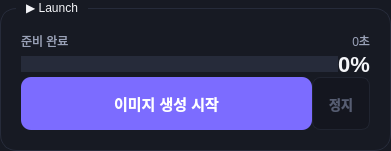
   <widget class="QGroupBox" name="executionPanel">
    <property name="geometry">
     <rect>
      <x>1000</x>
      <y>10</y>
      <width>391</width>
      <height>151</height>
     </rect>
    </property>
    <property name="styleSheet">
     <string notr="true">QGroupBox {
    background-color: #171a23;
    border: 1px solid #262b3a;
    border-radius: 16px;
    margin-top: 8px;
    padding: 16px 20px 20px 20px;
}
QGroupBox::title {
    subcontrol-origin: margin;
    left: 16px;
    padding: 0 8px;
    background-color: #171a23;
    color: #f4f5f8;
    font-size: 20px;
    font-weight: 600;
}</string>
    </property>
    <property name="title">
     <string>▶️ Launch</string>
    </property>
    <layout class="QVBoxLayout" name="executionLayout" stretch="0,1,2">
     <property name="spacing">
      <number>0</number>
     </property>
     <property name="leftMargin">
      <number>0</number>
     </property>
     <property name="topMargin">
      <number>6</number>
     </property>
     <property name="rightMargin">
      <number>0</number>
     </property>
     <property name="bottomMargin">
      <number>0</number>
     </property>
     <item>
      <layout class="QHBoxLayout" name="progressStatusLayout">
       <item>
        <widget class="QLabel" name="progressStatusLabel">
         <property name="styleSheet">
          <string notr="true">background-color: transparent;
color: #9aa2b8;
font-size: 12px;</string>
         </property>
         <property name="text">
          <string>준비 완료</string>
         </property>
        </widget>
       </item>
       <item>
        <spacer name="progressStatusSpacer">
         <property name="orientation">
          <enum>Qt::Orientation::Horizontal</enum>
         </property>
         <property name="sizeHint" stdset="0">
          <size>
           <width>40</width>
           <height>20</height>
          </size>
         </property>
        </spacer>
       </item>
       <item>
        <widget class="QLabel" name="elapsedLabel">
         <property name="styleSheet">
          <string notr="true">background-color: transparent;
color: #9aa2b8;
font-size: 12px;</string>
         </property>
         <property name="text">
          <string>0초</string>
         </property>
         <property name="alignment">
          <set>Qt::AlignmentFlag::AlignRight|Qt::AlignmentFlag::AlignTrailing|Qt::AlignmentFlag::AlignVCenter</set>
         </property>
        </widget>
       </item>
      </layout>
     </item>
     <item>
      <layout class="QHBoxLayout" name="progressBarLayout">
       <item>
        <widget class="QProgressBar" name="progressBar">
         <property name="sizePolicy">
          <sizepolicy hsizetype="Expanding" vsizetype="Maximum">
           <horstretch>0</horstretch>
           <verstretch>0</verstretch>
          </sizepolicy>
         </property>
         <property name="styleSheet">
          <string notr="true">QProgressBar {
    background-color: #262b3a;
    border: none;
    border-radius: 10px;
    height: 12px;
    text-align: center;
    color: #e8eaf0;
}
QProgressBar::chunk { background-color: #7c6cff; border-radius: 10px; }
QProgressBar[value=&quot;100&quot;]::chunk { background-color: #22c55e; }</string>
         </property>
         <property name="minimum">
          <number>0</number>
         </property>
         <property name="maximum">
          <number>100</number>
         </property>
         <property name="value">
          <number>0</number>
         </property>
         <property name="textVisible">
          <bool>false</bool>
         </property>
        </widget>
       </item>
       <item>
        <widget class="QLabel" name="progressPercentLabel">
         <property name="styleSheet">
          <string notr="true">background-color: transparent;
font-size: 22px;
font-weight: 700;
color: #f4f5f8;</string>
         </property>
         <property name="text">
          <string>0%</string>
         </property>
         <property name="alignment">
          <set>Qt::AlignmentFlag::AlignRight|Qt::AlignmentFlag::AlignTrailing|Qt::AlignmentFlag::AlignVCenter</set>
         </property>
        </widget>
       </item>
      </layout>
     </item>
     <item>
      <layout class="QHBoxLayout" name="generateStopLayout">
       <item>
        <widget class="QPushButton" name="generateButton">
         <property name="sizePolicy">
          <sizepolicy hsizetype="Expanding" vsizetype="Expanding">
           <horstretch>0</horstretch>
           <verstretch>0</verstretch>
          </sizepolicy>
         </property>
         <property name="styleSheet">
          <string notr="true">QPushButton {
    background-color: #7c6cff;
    color: #ffffff;
    border: none;
    border-radius: 10px;
    padding: 12px 24px;
    font-size: 15px;
    font-weight: 600;
}
QPushButton:hover { background-color: #6a58f5; }
QPushButton:pressed { background-color: #5847d8; }
QPushButton:disabled { background-color: #322b5c; color: #8a83b8; }</string>
         </property>
         <property name="text">
          <string>이미지 생성 시작</string>
         </property>
         <property name="icon">
          <iconset>
           <normaloff>:/newPrefix1/play.svg</normaloff>:/newPrefix1/play.svg</iconset>
         </property>
         <property name="checkable">
          <bool>false</bool>
         </property>
         <property name="autoDefault">
          <bool>false</bool>
         </property>
        </widget>
       </item>
       <item>
        <widget class="QPushButton" name="stopButton">
         <property name="enabled">
          <bool>false</bool>
         </property>
         <property name="sizePolicy">
          <sizepolicy hsizetype="Minimum" vsizetype="Expanding">
           <horstretch>0</horstretch>
           <verstretch>0</verstretch>
          </sizepolicy>
         </property>
         <property name="styleSheet">
          <string notr="true">QPushButton {
    background-color: #1d212c;
    color: #fb7185;
    border: 1px solid #4a2530;
    border-radius: 8px;
    padding: 6px 16px;
    font-size: 13px;
    font-weight: 500;
}
QPushButton:hover { background-color: #2a151a; border-color: #f0455c; }
QPushButton:disabled { background-color: #14161f; color: #565d72; border-color: #202430; }</string>
         </property>
         <property name="text">
          <string>정지</string>
         </property>
         <property name="icon">
          <iconset>
           <normaloff>:/newPrefix1/stop-svgrepo-com.svg</normaloff>:/newPrefix1/stop-svgrepo-com.svg</iconset>
         </property>
        </widget>
       </item>
      </layout>
     </item>
    </layout>
   </widget>
